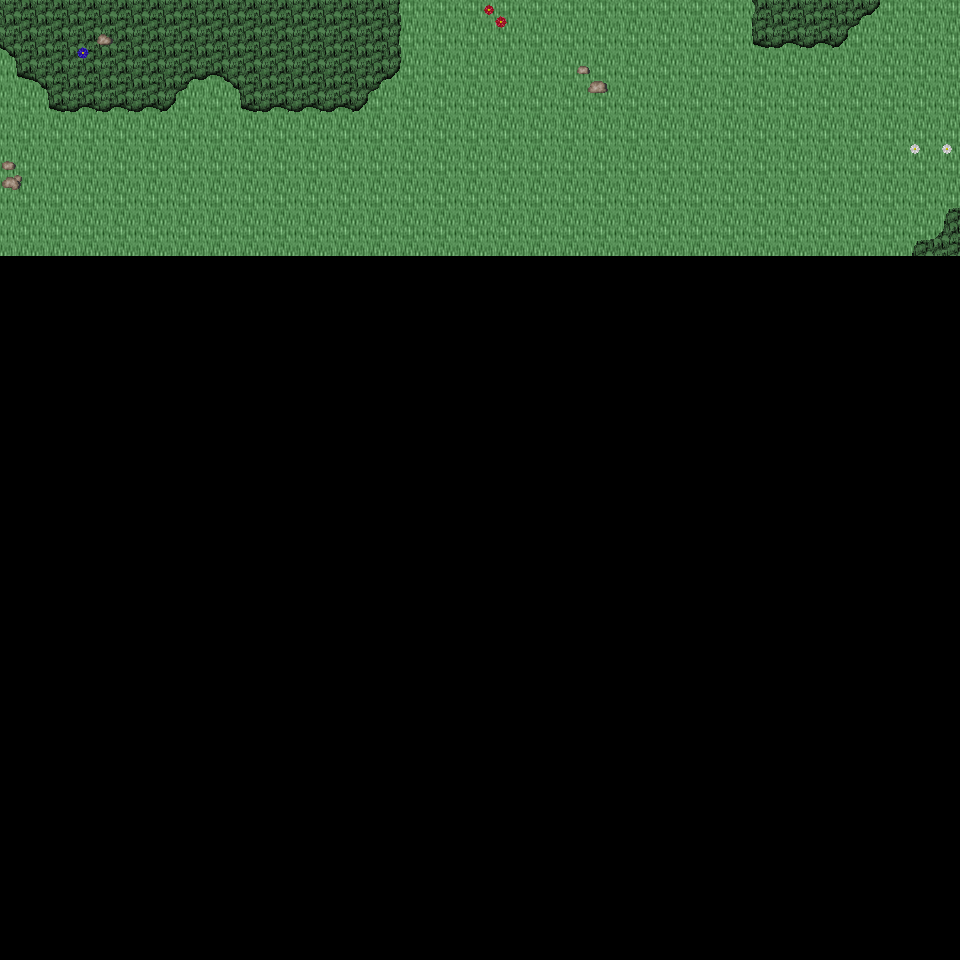

A 2D game scene composited from a Tiled map and its tileset images. What follows is a short description and the map's XML, with each tile layer's data collapsed to a summary:
An orthogonal 30x30 tile map with 32x32 px tiles, 6 tile layers (Ground, Object, Object2, Above, ...), 27 tilesets and 3 objects (3x mapExit).

<map version="1.0" orientation="orthogonal" renderorder="right-down" width="30" height="30" tilewidth="32" tileheight="32" nextobjectid="4">
  <tileset firstgid="1" name="tileset_logic_collision" tilewidth="32" tileheight="32" tilecount="1" columns="1">
    <image source="../drawable/tileset_logic_collision.png" width="32" height="32" />
  </tileset>
  <tileset firstgid="2" name="tileset_terrain_grassland" tilewidth="32" tileheight="32" tilecount="88" columns="8">
    <image source="../drawable/tileset_terrain_grassland.png" width="256" height="352" />
  </tileset>
  <tileset firstgid="90" name="tileset_ground_ground" tilewidth="32" tileheight="32" tilecount="33" columns="3">
    <image source="../drawable/tileset_ground_ground.png" width="96" height="352" />
  </tileset>
  <tileset firstgid="123" name="tileset_plant_tree_tree_darkgreen" tilewidth="32" tileheight="32" tilecount="88" columns="8">
    <image source="../drawable/tileset_plant_tree_tree_darkgreen.png" width="256" height="352" />
  </tileset>
  <tileset firstgid="211" name="tileset_logic_item_resources" tilewidth="32" tileheight="32" tilecount="6" columns="6">
    <image source="../drawable/tileset_logic_item_resources.png" width="192" height="32" />
  </tileset>
  <tileset firstgid="217" name="tileset_logic_creature_animal" tilewidth="32" tileheight="32" tilecount="32" columns="8">
    <image source="../drawable/tileset_logic_creature_animal.png" width="256" height="128" />
  </tileset>
  <tileset firstgid="249" name="tileset_plant_flower_daisy_white" tilewidth="32" tileheight="32" tilecount="8" columns="2">
    <image source="../drawable/tileset_plant_flower_daisy_white.png" width="64" height="128" />
  </tileset>
  <tileset firstgid="257" name="tileset_plant_flower_daisy_yellow" tilewidth="32" tileheight="32" tilecount="8" columns="2">
    <image source="../drawable/tileset_plant_flower_daisy_yellow.png" width="64" height="128" />
  </tileset>
  <tileset firstgid="265" name="tileset_plant_flower_daisy_red" tilewidth="32" tileheight="32" tilecount="8" columns="2">
    <image source="../drawable/tileset_plant_flower_daisy_red.png" width="64" height="128" />
  </tileset>
  <tileset firstgid="273" name="tileset_plant_flower_daisy_blue" tilewidth="32" tileheight="32" tilecount="8" columns="2">
    <image source="../drawable/tileset_plant_flower_daisy_blue.png" width="64" height="128" />
  </tileset>
  <tileset firstgid="281" name="tileset_ground_grass_edges" tilewidth="32" tileheight="32" tilecount="36" columns="12">
    <image source="../drawable/tileset_ground_grass_edges.png" width="384" height="96" />
  </tileset>
  <tileset firstgid="317" name="tileset_ground_grass_corners" tilewidth="32" tileheight="32" tilecount="24" columns="6">
    <image source="../drawable/tileset_ground_grass_corners.png" width="192" height="128" />
  </tileset>
  <tileset firstgid="341" name="tileset_ground_grass_2" tilewidth="32" tileheight="32" tilecount="21" columns="3">
    <image source="../drawable/tileset_ground_grass_2.png" width="96" height="224" />
  </tileset>
  <tileset firstgid="362" name="tileset_plant_tree_fall_trees" tilewidth="32" tileheight="32" tilecount="40" columns="8">
    <image source="../drawable/tileset_plant_tree_fall_trees.png" width="256" height="160" />
  </tileset>
  <tileset firstgid="402" name="tileset_plant_tree_pine_tree" tilewidth="32" tileheight="32" tilecount="20" columns="4">
    <image source="../drawable/tileset_plant_tree_pine_tree.png" width="128" height="160" />
  </tileset>
  <tileset firstgid="422" name="tileset_plant_bush_large_green" tilewidth="32" tileheight="32" tilecount="9" columns="3">
    <image source="../drawable/tileset_plant_bush_large_green.png" width="96" height="96" />
  </tileset>
  <tileset firstgid="431" name="tileset_ground_rock_pebbles" tilewidth="32" tileheight="32" tilecount="3" columns="1">
    <image source="../drawable/tileset_ground_rock_pebbles.png" width="32" height="96" />
  </tileset>
  <tileset firstgid="434" name="tileset_plant_leaves" tilewidth="32" tileheight="32" tilecount="8" columns="4">
    <image source="../drawable/tileset_plant_leaves.png" width="128" height="64" />
  </tileset>
  <tileset firstgid="442" name="tileset_logic_portal" tilewidth="32" tileheight="32" tilecount="24" columns="8">
    <image source="../drawable/tileset_logic_portal.png" width="256" height="96" />
  </tileset>
  <tileset firstgid="466" name="tileset_logic_creature_human_evil" tilewidth="32" tileheight="32" tilecount="10" columns="10">
    <image source="../drawable/tileset_logic_creature_human_evil.png" width="256" height="64" />
  </tileset>
  <tileset firstgid="476" name="tileset_terrain_cave_opening" tilewidth="32" tileheight="32" tilecount="12" columns="3">
    <image source="../drawable/tileset_terrain_cave_opening.png" width="96" height="128" />
  </tileset>
  <tileset firstgid="488" name="tileset_ground_ladder_vertical_dark" tilewidth="32" tileheight="32" tilecount="3" columns="3">
    <image source="../drawable/tileset_ground_ladder_vertical_dark.png" width="96" height="32" />
  </tileset>
  <tileset firstgid="491" name="tileset_ground_rock_large_boulder" tilewidth="32" tileheight="32" tilecount="9" columns="3">
    <image source="../drawable/tileset_ground_rock_large_boulder.png" width="96" height="96" />
  </tileset>
  <tileset firstgid="500" name="tileset_item_blood_floor_stains_2" tilewidth="32" tileheight="32" tilecount="4" columns="2">
    <image source="../drawable/tileset_item_blood_floor_stains_2.png" width="64" height="64" />
  </tileset>
  <tileset firstgid="504" name="tileset_item_blood_floor_stain-safe" tilewidth="32" tileheight="32" tilecount="1" columns="1">
    <image source="../drawable/tileset_item_blood_floor_stain-safe.png" width="32" height="32" />
  </tileset>
  <tileset firstgid="505" name="tileset_ground_tall_grass" tilewidth="32" tileheight="32" tilecount="15" columns="5">
    <image source="../drawable/tileset_ground_tall_grass.png" width="160" height="96" />
  </tileset>
  <tileset firstgid="520" name="tileset_logic_creature_reptile" tilewidth="32" tileheight="32" tilecount="7" columns="7">
    <image source="../drawable/tileset_logic_creature_reptile.png" width="224" height="32" />
  </tileset>
  <layer name="Ground" width="30" height="30">
    <data>[900 cells, 240 non-empty, 2 distinct tile ids]</data>
  </layer>
  <layer name="Object" width="30" height="30">
    <data>[900 cells, 34 non-empty, 13 distinct tile ids]</data>
  </layer>
  <layer name="Object2" width="30" height="30">
    <data>[900 cells, 3 non-empty, 2 distinct tile ids]</data>
  </layer>
  <layer name="Above" width="30" height="30">
    <data>[900 cells, 0 non-empty, 0 distinct tile ids]</data>
  </layer>
  <layer name="Above2" width="30" height="30">
    <data>[900 cells, 0 non-empty, 0 distinct tile ids]</data>
  </layer>
  <layer name="Walkable" width="30" height="30">
    <data>[900 cells, 0 non-empty, 0 distinct tile ids]</data>
  </layer>
  <objectgroup name="MapEvents">
    <object id="1" name="north" type="mapExit" x="0" y="0" width="960" height="32">
      <properties>
        <property name="map" value="level_0_x2_y11" />
        <property name="x" value="0" />
        <property name="y" value="28" />
      </properties>
    </object>
    <object id="2" name="west" type="mapExit" x="0" y="0" width="32" height="960">
      <properties>
        <property name="map" value="level_0_x1_y12" />
        <property name="x" value="28" />
        <property name="y" value="0" />
      </properties>
    </object>
    <object id="3" name="east" type="mapExit" x="928" y="0" width="32" height="960">
      <properties>
        <property name="map" value="level_0_x3_y12" />
        <property name="x" value="1" />
        <property name="y" value="0" />
      </properties>
    </object>
  </objectgroup>
</map>
